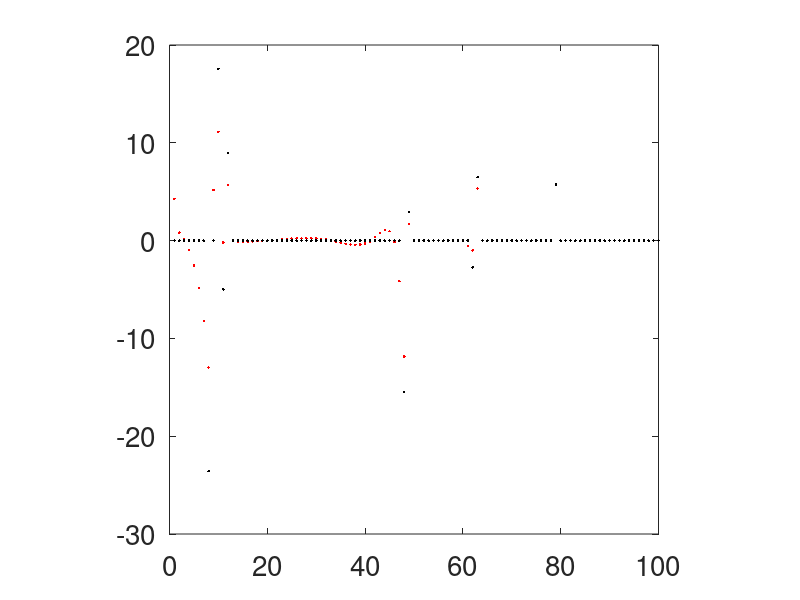
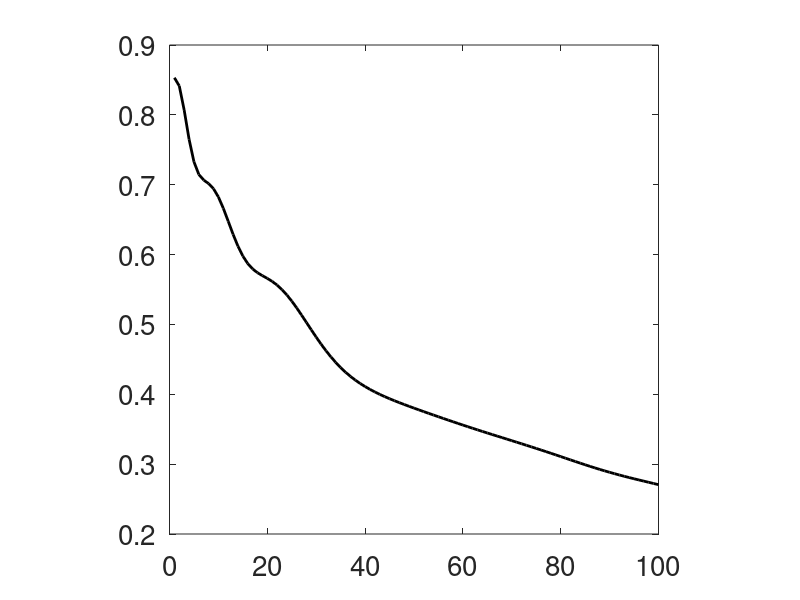

The MATLAB script that drew these images, in order:
% coordinate descent algorithm, naive implementation

%%
n = 500;
m = n/2;
A = randn(m,n);
xe= zeros(n,1);
ind = rand(n,1);
ind = find(ind >.9);
xe(ind) = 10*randn(size(ind));
A  = A/norm(A);
be = A*xe;
b  = be + max(abs(be))*1e-5*randn(m,1);
al = 1e-2;

%% ill-posed problem: first-order derivative
clear, close all
n = 100;
m = n;
N = 100;
A = ones(n);
A = tril(A);
xe= zeros(n,1);
ind = rand(n,1);
ind = find(ind >.9);
xe(ind) = 10*randn(size(ind));
A  = A/norm(A);
be = A*xe;
b  = be + max(abs(be))*1e-5*randn(m,1);
al = 1e-4;

% iterative soft thresholding, Gauss-Seidel version
x = zeros(n,1);
r = b-A*x;
res = [];
d = zeros(n,1);
for i = 1:n
    d(i) = norm(A(:,i))^2;
end
for k = 1:N
    for i = 1:n
        t = x(i) + A(:,i)'*r/d(i);
        t = sign(t)*max(abs(t)-al/d(i),0);
        r = r + A(:,i)*(x(i)-t);
        x(i) = t;
    end
    figure(1), plot(1:n,x,'r.',1:n,xe,'k.'), axis square, set(gca,'fontsize',20)
    res(k) = norm(A*x-b);
end

%%
figure(2), plot(1:N,res,'k','linewidth',2)
axis square
set(gca,'fontsize',20)

% %%
% % iterative soft thresholding, Gauss-Seidel version
% x = zeros(n,1);
% r = b-A*x;
% res = [];
% d = zeros(n,1);
% for i = 1:n
%     d(i) = norm(A(:,i))^2;
% end
% for k = 1:300
%     r = b-A*x;
%     for i = 1:n
%         t = x(i) + A(:,i)'*r/d(i);
%         t = sign(t)*max(abs(t)-al/d(i),0);
%         % r = r + A(:,i)*(x(i)-t);
%         x(i) = t;
%     end
%     figure(1), plot(1:n,x,'r.',1:n,xe,'k.'), axis square, set(gca,'fontsize',20)
%     res(k) = norm(A*x-b);
% end
% 
% figure(2), plot(1:300,res,'k','linewidth',2)
% axis square
% set(gca,'fontsize',20)